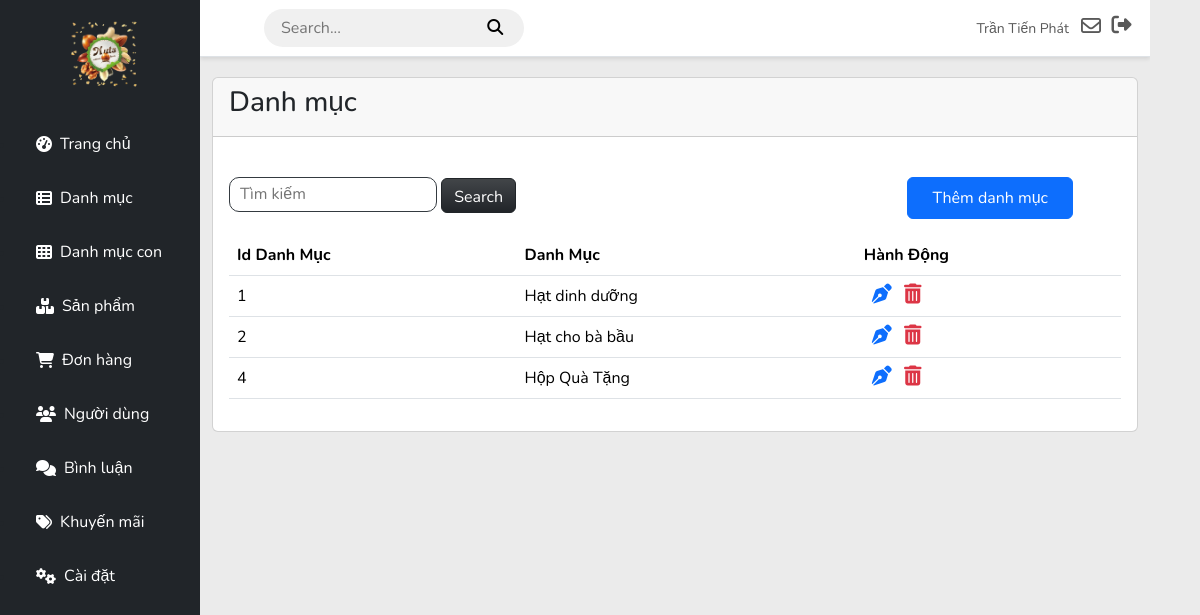
The page /admin/categories/list.php (signed in) on the database its author committed.
### tables this page shows
CREATE TABLE `users` (
  `username` varchar(250) NOT NULL,
  `phone` varchar(10) NOT NULL,
  `email` varchar(250) NOT NULL,
  `role` varchar(250) NOT NULL,
  `status` varchar(250) NOT NULL,
  `image` varchar(250) NOT NULL DEFAULT 'default.jpg',
  `password` varchar(250) NOT NULL,
  `idUser` int(11) NOT NULL,
  `name` varchar(250) NOT NULL,
  `token` int(11) NOT NULL,
  `otpCreated` int(11) NOT NULL,
  `otp` int(11) NOT NULL
);

CREATE TABLE `categories` (
  `idCategory` int(11) NOT NULL,
  `nameCategory` varchar(250) NOT NULL
);

### client/DBUntil.php (called while the page is built, shortened)
<?php
include "Database.php";
class DBUntil
{
    private $connection = null;
    function __construct()
    {
        $db = new Database(HOST, USERNAME, PASSWORD, DB_NAME);
        $this->connection = $db->getConnection();
    }
    public function select($sql, $params = [])
    {
        $stmt = $this->connection->prepare($sql);
        $stmt->execute($params);
        $stmt->setFetchMode(PDO::FETCH_ASSOC);
        return $stmt->fetchAll();
    }
}

### client/Database.php (called while the page is built, shortened)
<?php
class Database
{
    private $host;
    private $username;
    private $password;
    private $dbname;
    public function __construct($host, $username, $password, $dbname)
    {
        $this->host = $host;
        $this->username = $username;
        $this->password = $password;
        $this->dbname = $dbname;
    }
    public function getConnection()
    {
        try {
            $url = "mysql:host=" . $this->host . ";dbname=" . $this->dbname;
            $this->connection = new PDO($url, $this->username, $this->password);
            $this->connection->setAttribute(PDO::ATTR_ERRMODE, PDO::ERRMODE_EXCEPTION);
            return $this->connection;
        } catch (\Exception $e) {
            echo "Error: " . $e->getMessage();
            return null;
        }
    }
}

### admin/categories/list.php (the view, shortened to what this page needs)
<?php
include "../../client/DBUntil.php";
$dbHelper = new DBUntil();
$searchTerm = isset($_GET['search']) ? trim($_GET['search']) : "";
$categories = [];
if (!empty($searchTerm)) {
    $categories = $dbHelper->select("SELECT * FROM categories WHERE nameCategory LIKE ?", array('%' . $searchTerm . '%'));
} else {
    $categories = $dbHelper->select("SELECT * FROM categories");
}
?>
<!DOCTYPE html>
<html lang="en">
<?php include "../includes/head.php" ?>
<body>
    <div id="wrapper">
        <?php include "../includes/sidebar.php" ?>
        <div id="content">
            <?php include "../includes/nav.php" ?>
            <div class="container-fluid">
                <div class="row">
                    <div class="col-md-12">
                        <div class="card">
                            <div class="card-header">
                                <h3 class="card-title">Danh mục</h3>
                            </div>
                            <div class="card-body">
                                <div class="d-flex justify-content-between mt-4">
                                    <div class="search-items">
                                        <form method="GET">
                                            <input class="input-search mb-3" type="search" name="search" id="search"
                                                placeholder="Tìm kiếm" style="height: 35px;">
                                            <button type="submit" class="btn btn-dark bg-gradient text-white"
                                                style="height: 35px">Search</button>
                                        </form>
                                    </div>
                                    <div class="add-category">
                                        <a href="./add.php" class="btn btn-primary px-4 mb-3 mx-5 py-2">Thêm danh
                                            mục</a>
                                    </div>
                                </div>
                                <table class="table">
                                    <thead>
                                        <tr>
                                            <th>Id Danh Mục</th>
                                            <th>Danh Mục</th>
                                            <th>Hành Động</th>
                                        </tr>
                                    </thead>
                                    <tbody>
                                        <?php foreach ($categories as $category) { ?>
                                        <tr>
                                            <td><?php echo $category['idCategory']?></td>
                                            <td><?php echo $category['nameCategory']?></td>
                                            <td>
                                                <div class="action">
                                                    <a href="update.php?id=<?php echo $category['idCategory']; ?>"
                                                        class="update_product text-decoration-none fw-bold mx-2"><i class="fs-5 fa-solid fa-pen-nib"></i></a>
                                                    <a href="javascript:void(0);"
                                                        class="remove_categories fw-bold text-danger text-decoration-none"
                                                        onclick="confirmDelete('<?php echo $category['idCategory'] ?>')"><i class="fs-5 fa-solid fa-trash-can"></i></a>
                                            </td>
                                        </tr>
                                        <?php }?>
                                    </tbody>
                                </table>
                            </div>
                        </div>
                    </div>
                </div>
            </div>
        </div>
    </div>
</body>
</html>

### admin/includes/nav.php (shortened to what this page needs)
<?php
    $dbHelper = new DBUntil();
    $idUser = $_SESSION['idUser'] ?? null;
    $users = $dbHelper->select("SELECT * FROM users WHERE idUser = $idUser") ?? null;
    $name = $users[0]['name'] ?? null;
?>
<nav class="navbar">
    <div class="search-nav mx-5">
        <form action>
            <input type="search" name="search" id="search" placeholder="Search...">
            <button>
                <i class="fa-solid fa-search"></i>
            </button>
        </form>
    </div>
    <ul class="navbar-nav ml-auto">
        <li class="nav-item  no-arrow d-flex align-items-center mr-3">
            <a class="nav-link" href="#" id="user" aria-haspopup="true" aria-expanded="false">
                <span class="mr-2 d-none d-lg-inline text-gray-600 small "><?php echo $name ?></span>
                <i class="fa-regular fa-envelope text-gray-400 fs-5 mr-2 mx-2"></i>
            </a>
            <div class="logout">
                <a class="nav-link" href="../../client/index.php" data-toggle="modal" data-target="#logoutModal">
                    <i class="fas fa-sign-out-alt fa-sm fa-fw fs-5 mr-2 text-gray-400"></i>
                </a>
            </div>
        </li>
    </ul>
</nav>

### admin/css/style.css (style rules this page uses)
body { font-family: 'Nunito', sans-serif; background-color: #ebebeb; margin: 0; padding: 0; }
#wrapper { display: flex; width: 100%; align-items: stretch; }
.navbar { background-color: #ffffff !important; box-shadow: 0 2px 4px rgba(0, 0, 0, 0.1); border-bottom: 1px solid #dee2e6; padding: 0.5rem 1rem; width: 100%; }
#content { margin-left: 200px; width: calc(100% - 250px); overflow-y: auto; }
.container-fluid { padding-top: 20px; }
.search-nav input { background-color: transparent; border: none; }
.search-nav button { background-color: transparent; border: none; }
.search-nav { padding: 6px 15px; background-color: #F0F0F0; border-radius: 20px; }
.search-items form input[type="search"] { background-color: transparent; border-radius: 10px; border: 0.5px solid #343a40; padding-left: 10px; }

### rows shown on the page
users: name "Trần Tiến Phát"
categories: idCategory "1", nameCategory "Hạt dinh dưỡng"
categories: idCategory "2", nameCategory "Hạt cho bà bầu"
categories: idCategory "4", nameCategory "Hộp Quà Tặng"
